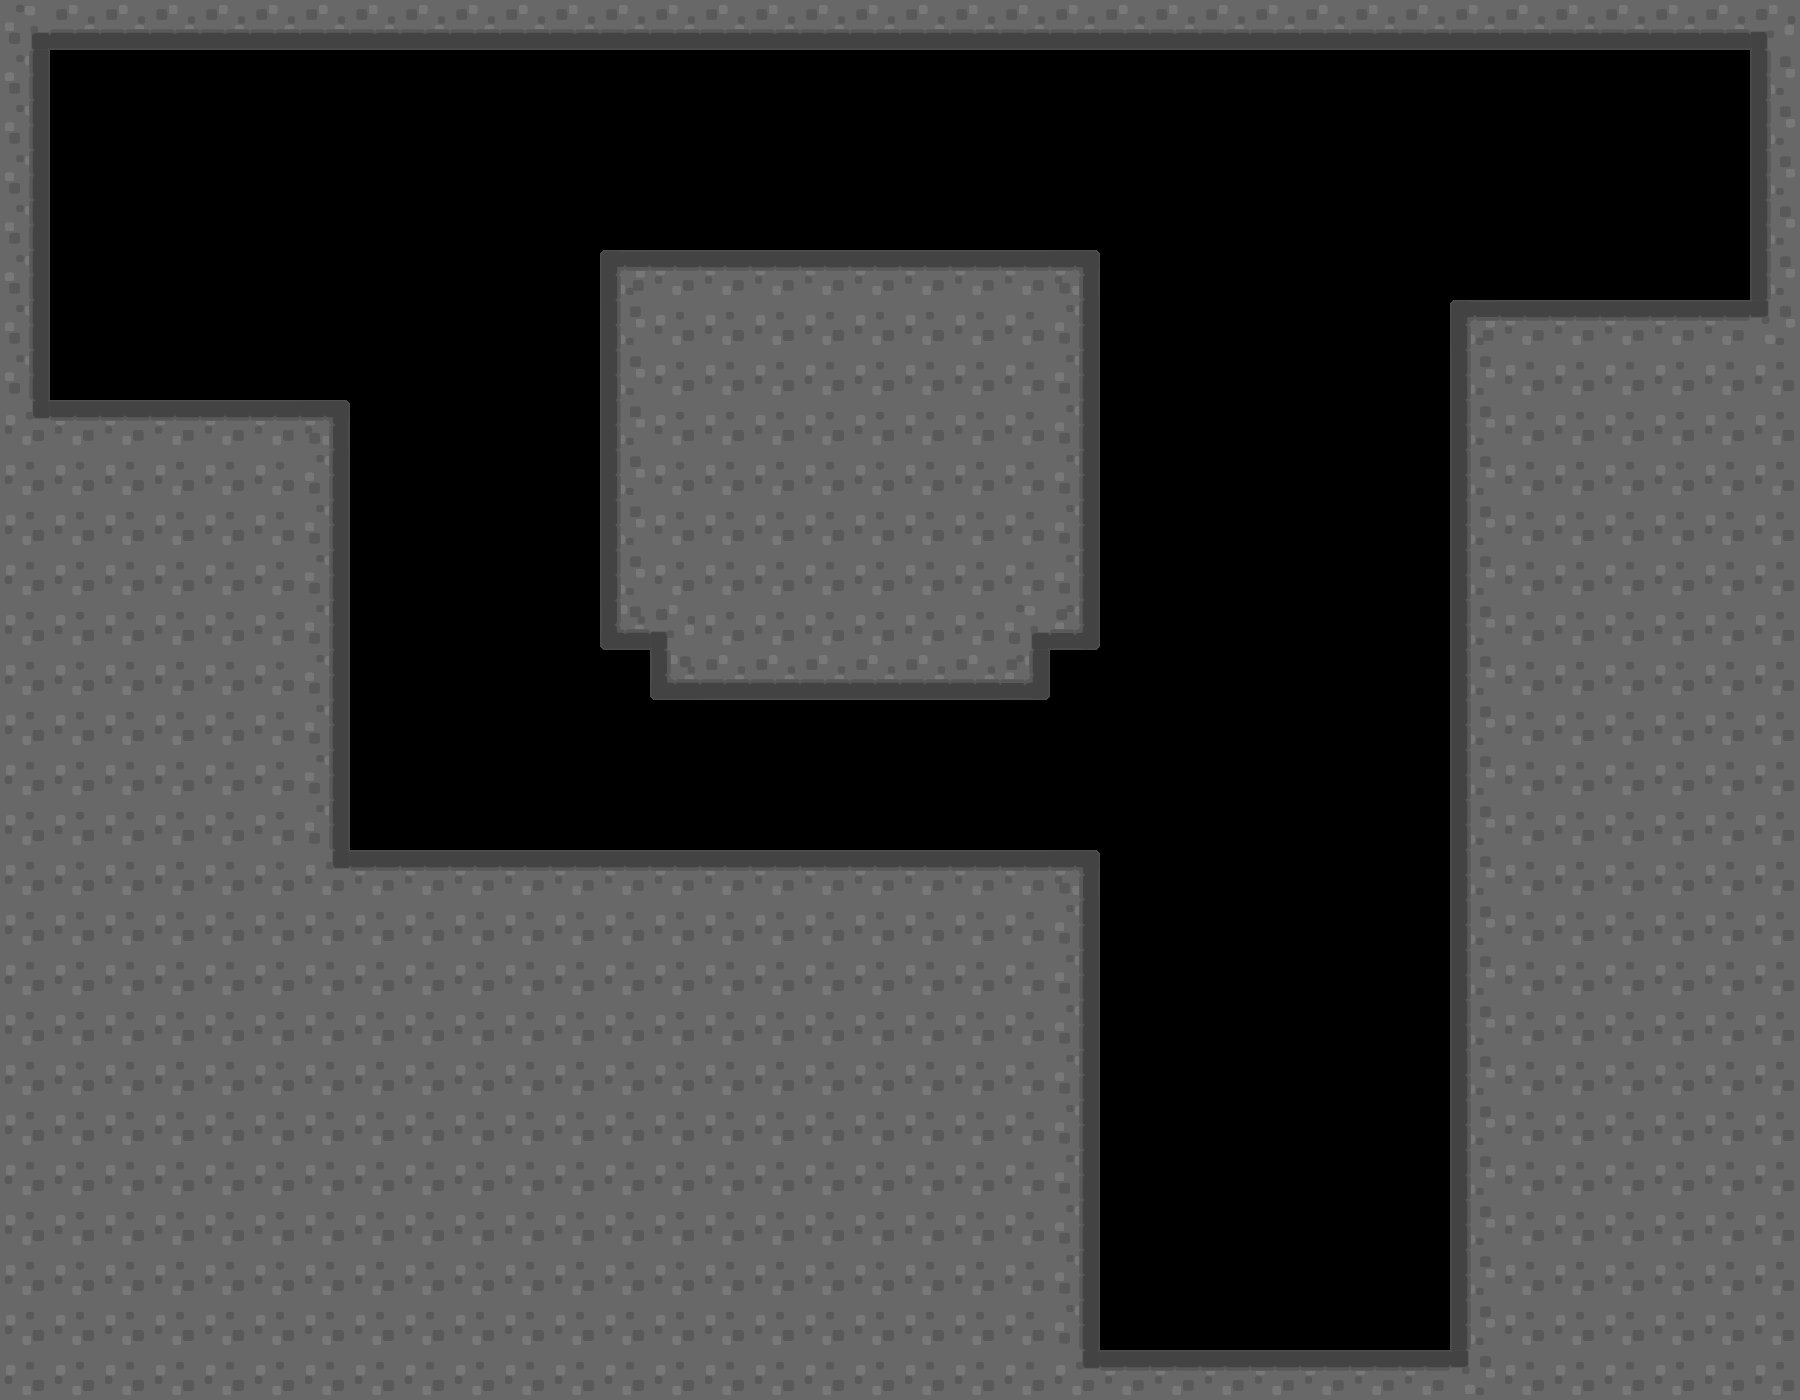

This game map was drawn from its Tiled (.tmx) file and the tilesets committed beside it. A one-line description and the trimmed map source follow:
An orthogonal 36x28 tile map with 50x50 px tiles, 2 tile layers (Spikes, Platform) and 2 objects (SpawnPoint, Exit).

<map version="1.0" orientation="orthogonal" width="36" height="28" tilewidth="50" tileheight="50">
 <tileset firstgid="1" name="eli_tileset" tilewidth="50" tileheight="50">
  <image source="Tiled/eli_tileset.png" width="200" height="200" />
 </tileset>
 <layer name="Spikes" width="36" height="28">
  <data>[1008 cells, 1 non-empty, 1 distinct tile ids]</data>
 </layer>
 <layer name="Platform" width="36" height="28">
  <data>[1008 cells, 602 non-empty, 13 distinct tile ids]</data>
 </layer>
 <objectgroup name="Objects" width="36" height="28">
  <object name="SpawnPoint" x="1637" y="225" width="48" height="18" />
  <object name="Exit" x="110" y="324" width="46" height="19" />
 </objectgroup>
</map>